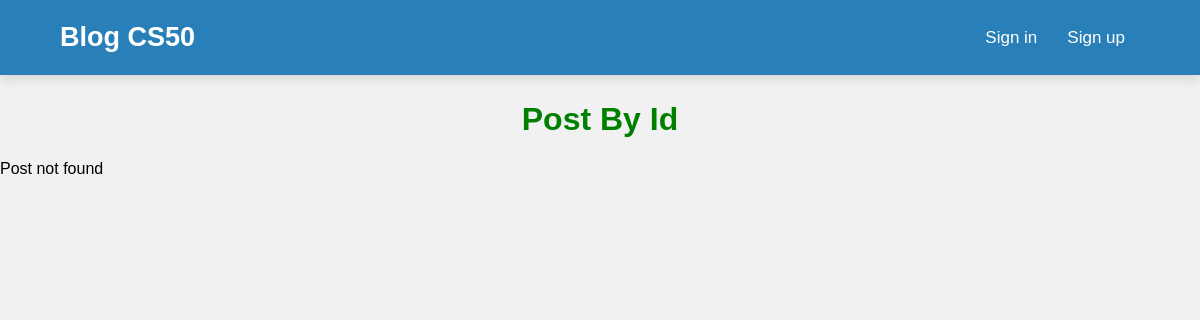
Page /post/5 on the earlier database version.
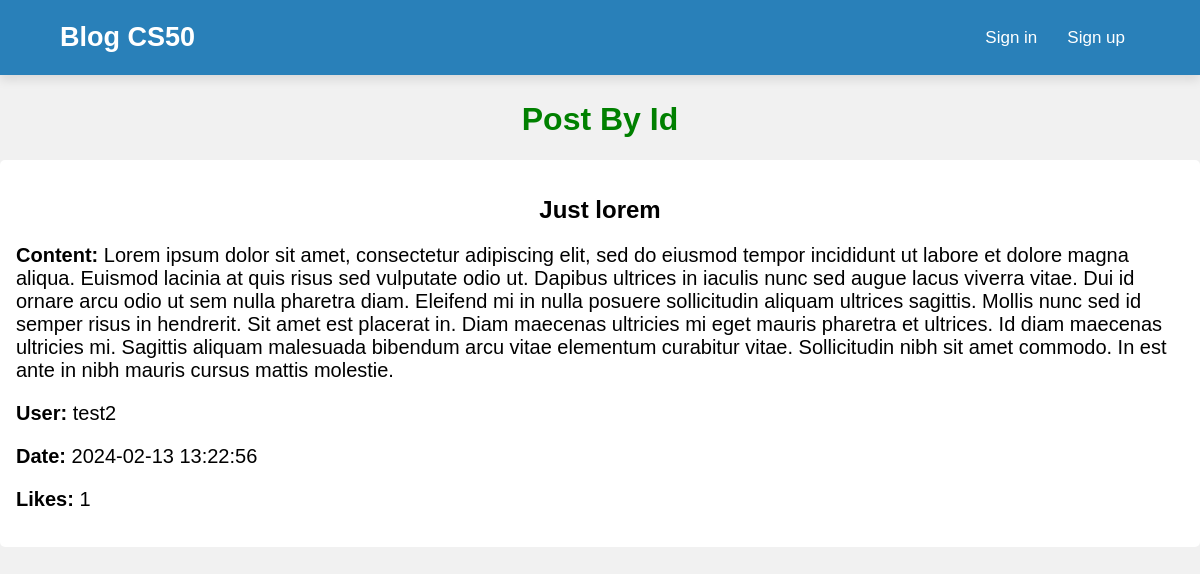
Same page on the later database version.
### tables this page shows
CREATE TABLE posts (
    post_id INTEGER PRIMARY KEY AUTOINCREMENT,
    user_id INTEGER NOT NULL,
    title TEXT NOT NULL DEFAULT 'Default Title',
    content TEXT NOT NULL,
    likes INTEGER DEFAULT 0,
    created_at TIMESTAMP DEFAULT CURRENT_TIMESTAMP,
    FOREIGN KEY (user_id) REFERENCES users(id)
);

CREATE TABLE users (
    id INTEGER PRIMARY KEY AUTOINCREMENT,
    username TEXT NOT NULL,
    hash TEXT NOT NULL,
    posts INTEGER DEFAULT 0
);

### app.py (the view)
@app.route("/post/<int:post_id>", methods=["GET"])
def view_post(post_id):
    user = db.execute("SELECT username FROM users WHERE id = :post_id", post_id=post_id)
    post = db.execute("SELECT * FROM posts WHERE post_id = :post_id", post_id=post_id)
    return render_template("postById.html", post=post, user=user)

### templates/postById.html (shortened to what this page needs)
{% extends "layout.html" %}
{% block main %}
<div class="loginMain">
    <h1>Post By Id</h1>
    {% for post in post %}
    <div class="description">
        <h2>{{ post.title }}</h2>
        <p><strong>Content:</strong> {{ post.content }}</p>
        <p><strong>User:</strong> {{ user[0].username }}</p>
        <p><strong>Date:</strong> {{ post.created_at }}</p>
        <p><strong>Likes:</strong> {{ post.likes }}</p>
    </div>
    {% else %}
    <p>Post not found</p>
    {% endfor %}
</div>
{% endblock %}

Differences in the rows shown:
added posts: title "Just lorem", content "Lorem ipsum dolor sit amet, consectetur adipiscing elit, sed do eiusmod tempor incididunt ut labore et dolore magna aliqua. Euismod lacinia at quis risus sed vulputate odio ut. Dapibus ultrices in iaculis nunc sed augue lacus viverra vitae. Dui id ornare arcu odio ut sem nulla pharetra diam. Eleifend mi in nulla posuere sollicitudin aliquam ultrices sagittis. Mollis nunc sed id semper risus in hendrerit. Sit amet est placerat in. Diam maecenas ultricies mi eget mauris pharetra et ultrices. Id diam maecenas ultricies mi. Sagittis aliquam malesuada bibendum arcu vitae elementum curabitur vitae. Sollicitudin nibh sit amet commodo. In est ante in nibh mauris cursus mattis molestie.", created_at "2024-02-13 13:22:56", likes "1"
added users: username "test2"
Other differences:
text no longer shown: "Post not found"
